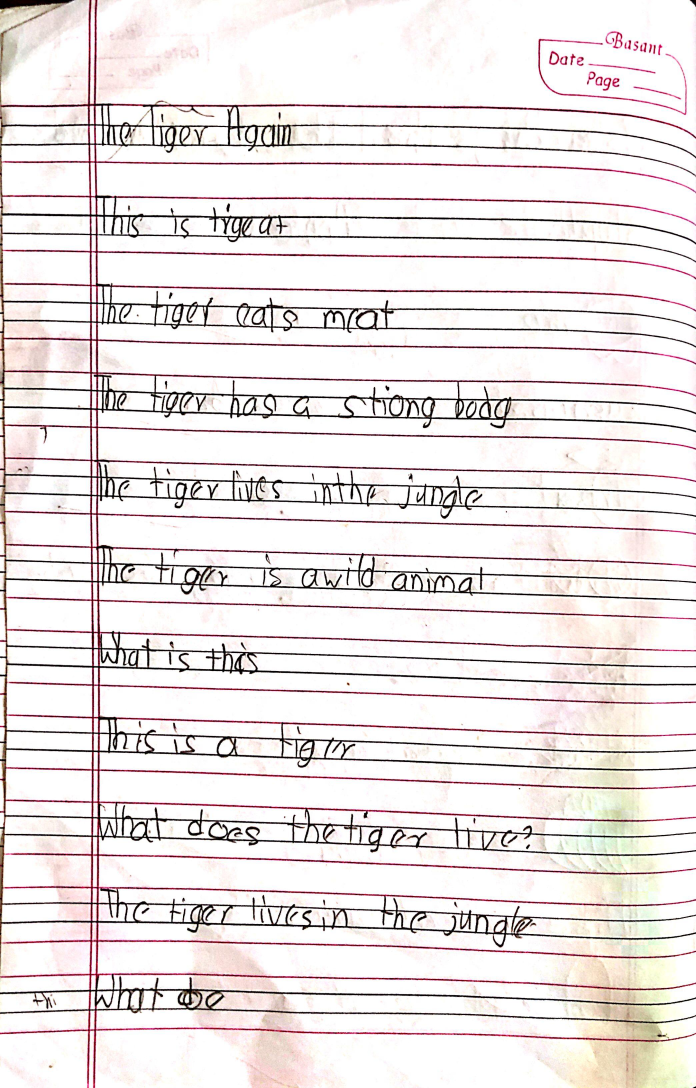
#> input picture dataset/kid1/IMG-20260311-WA0082.jpg, 2088 x 3264 px (shown at 1/3 size)
$ python -i preprocessing.py   (imports and definitions only)
#> lines starting #> are read from the running program, lines starting #| are printed output that depends on the picture; after the words box and inside, x2 and y2 are one past the last pixel; in counts of white or black regions, pixels touching at a corner belong together
#> further down, picture is the input picture: shape (3264, 2088, 3); mean B, G, R 228.2, 228.8, 235
"""Glyph preprocessing for vectorization."""

import cv2
import numpy as np


CANVAS_W = 500
CANVAS_H = 700

RED = 50
BLUE = 200
GREEN = 500
YELLOW = 620


def preprocess_image(img):
    """Return a clean glyph image with black ink on white background."""
    try:
        if img is None:
            raise ValueError("input_image is None")

        if len(img.shape) == 3:
            img = cv2.cvtColor(img, cv2.COLOR_BGR2GRAY)
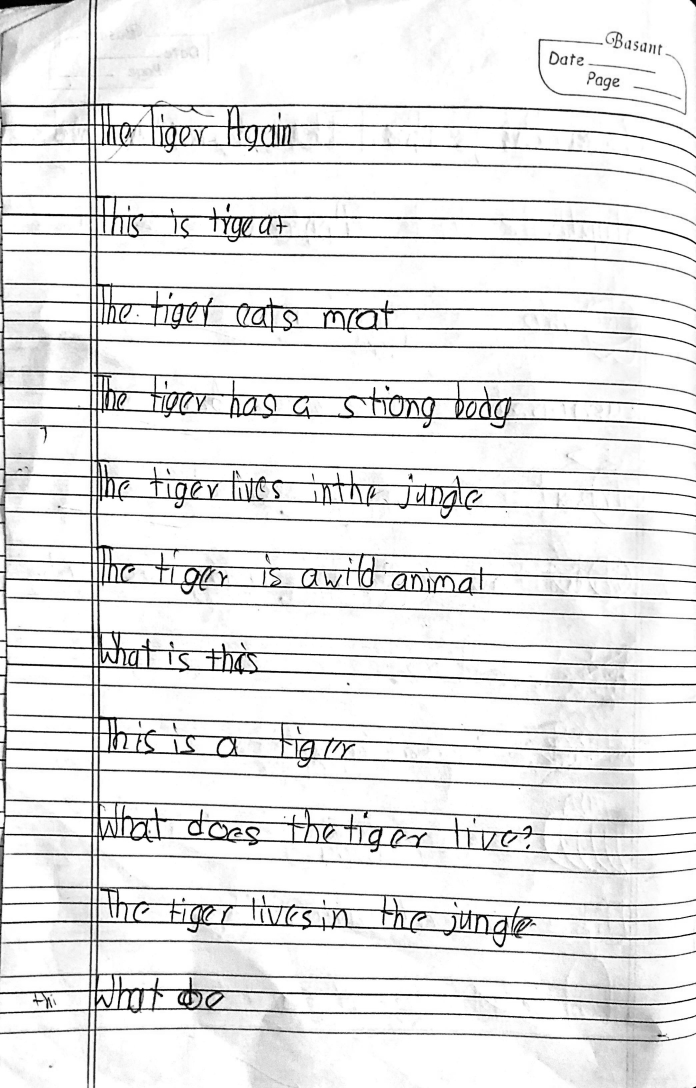
#> img: shape (3264, 2088) (shown at 1/3 size); min 0, max 255, mean 230.6

        img = cv2.GaussianBlur(img, (5, 5), 0)

        _, img = cv2.threshold(
            img,
            0,
            255,
            cv2.THRESH_BINARY + cv2.THRESH_OTSU,
        )
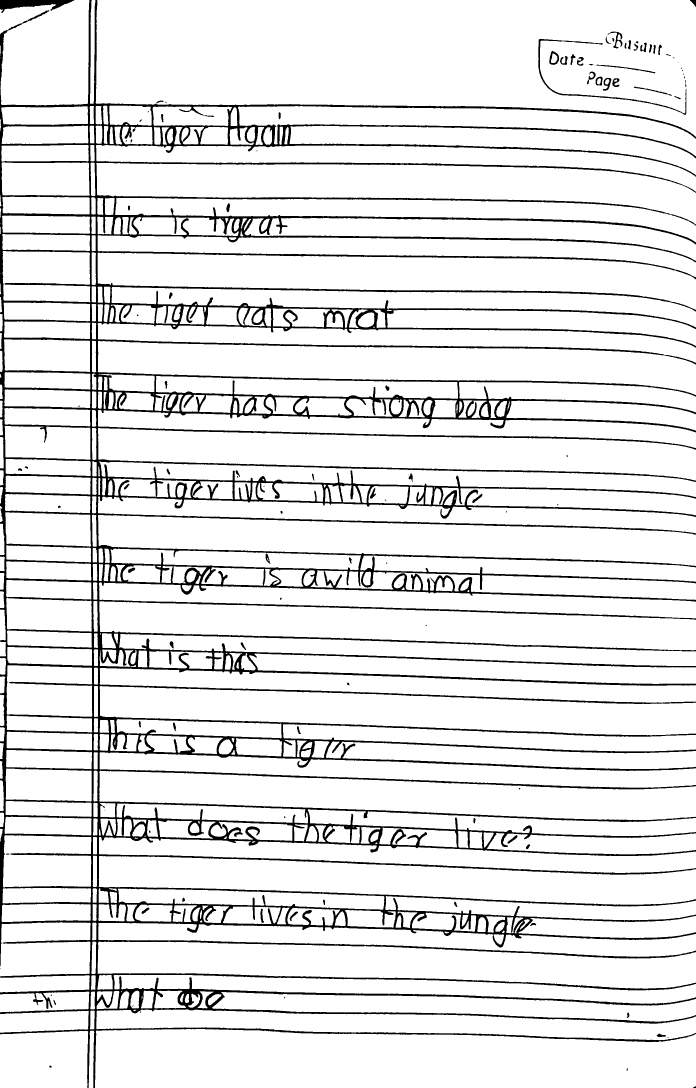
#> img: shape (3264, 2088) (shown at 1/3 size); 90.1% white; 116 black regions (37 under 20 px), largest, box (x1, y1, x2, y2) and area: (0, 0, 2088, 3264) 657609, (0, 0, 223, 39) 4337, (1615, 117, 2059, 345) 3127

        if np.mean(img) < 127:
            img = cv2.bitwise_not(img) ## inverting colors if background is darker

        close_kernel = cv2.getStructuringElement(cv2.MORPH_ELLIPSE, (3, 3))
        open_kernel = cv2.getStructuringElement(cv2.MORPH_ELLIPSE, (2, 2))

        img = cv2.morphologyEx(img, cv2.MORPH_CLOSE, close_kernel, iterations=1)
#> img: shape (3264, 2088); 90.1% white; 125 black regions (27 under 20 px), largest, box (x1, y1, x2, y2) and area: (0, 0, 2088, 3264) 653622, (0, 0, 223, 39) 4336, (1615, 117, 2059, 345) 2652
        img = cv2.morphologyEx(img, cv2.MORPH_OPEN, open_kernel, iterations=1)
#> img: shape (3264, 2088); 90.1% white; 120 black regions (28 under 20 px), largest, box (x1, y1, x2, y2) and area: (0, 0, 2088, 3264) 656513, (0, 0, 224, 40) 4540, (1616, 118, 2060, 346) 2651

        return img

    except Exception as e:
        raise RuntimeError(f"Error in preprocess_image: {e}")


def process_glyph_image(input_image, filename="glyph.png"):
    """Normalize a glyph image on a fixed canvas for vectorization."""
    try:
        if input_image is None:
            raise ValueError("input_image is None")

        def get_bbox(img):
            coords = np.column_stack(np.where(img < 245))
#> coords = 677031 pairs, first value 0 to 3263, second value 0 to 2087
            if coords.size == 0:
                return None

            y0, x0 = coords.min(axis=0)
#> y0 = 0; x0 = 0
            y1, x1 = coords.max(axis=0)
#> y1 = 3263; x1 = 2087
            return y0, y1, x0, x1

        # Classification
        def classify(name):
            name = name.lower()

            # Capital
            if name.startswith("capital") or name[0].isdigit():
                return 1

            # Descenders
            if any(k in name for k in
                   ["small_g", "small_p", "small_q", "small_y", "small_j"]):
                return 4

            if any(k in name for k in
                   ["small_b", "small_d", "small_f", "small_h",
                    "small_k", "small_l", "small_t"]):
                return 3

            # Normal lowercase
            return 2

        binary = preprocess_image(input_image)

        bbox = get_bbox(binary)
#> bbox = (0, 3263, 0, 2087)
        if bbox is None:
            return None

        y0, y1, x0, x1 = bbox
#> y0 = 0; y1 = 3263; x0 = 0; x1 = 2087
        glyph = binary[y0:y1 + 1, x0:x1 + 1]
        glyph = cv2.copyMakeBorder(
            glyph,
            2,
            2,
            2,
            2,
            cv2.BORDER_CONSTANT,
            value=255,
        )
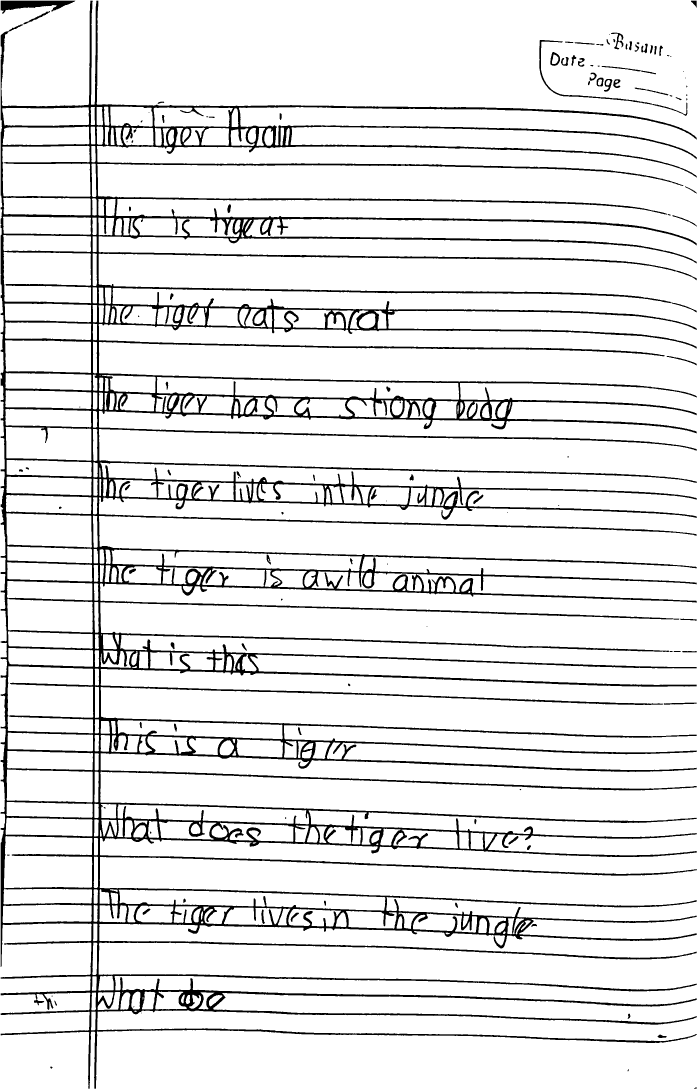
#> glyph: shape (3268, 2092) (shown at 1/3 size); 90.1% white; 120 black regions (28 under 20 px), largest, box (x1, y1, x2, y2) and area: (2, 2, 2090, 3266) 656513, (2, 2, 226, 42) 4540, (1618, 120, 2062, 348) 2651

        h, w = glyph.shape
#> h = 3268; w = 2092
        gtype = classify(filename)

        if gtype == 1:
            top, bottom = RED, GREEN
        elif gtype == 2:  # normal
            top, bottom = BLUE, GREEN
        elif gtype == 3:
            top, bottom = RED, GREEN
        else:
            top, bottom = BLUE, YELLOW

        target_h = bottom - top
        scale = target_h / h
#> scale = 0.0918
        new_h = max(1, int(h * scale))
#> new_h = 300
        new_w = max(1, int(w * scale))
#> new_w = 192

        if new_w > CANVAS_W - 40:
            new_w = CANVAS_W - 40
            new_h = max(1, int(h * (new_w / w)))

        interpolation = cv2.INTER_CUBIC if scale >= 1 else cv2.INTER_AREA
#> interpolation = 3
        glyph = cv2.resize(glyph, (new_w, new_h), interpolation=interpolation)
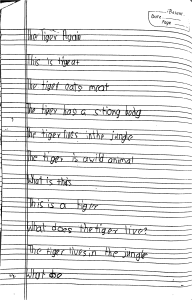
#> glyph: shape (300, 192); min 0, max 255, mean 229.7
        glyph = cv2.GaussianBlur(glyph, (3, 3), 0)
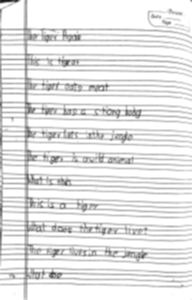
#> glyph: shape (300, 192); min 24, max 255, mean 229.8

        canvas = np.ones((CANVAS_H, CANVAS_W), dtype=np.uint8) * 255
        x_offset = (CANVAS_W - new_w) // 2
#> x_offset = 154

        if "small_j" in filename.lower():
            y_offset = bottom - new_h
        else:
            y_offset = top

        y_offset = max(0, min(y_offset, CANVAS_H - new_h))
#> y_offset = 200
        x_offset = max(0, min(x_offset, CANVAS_W - new_w))

        canvas[y_offset:y_offset + new_h,
               x_offset:x_offset + new_w] = glyph
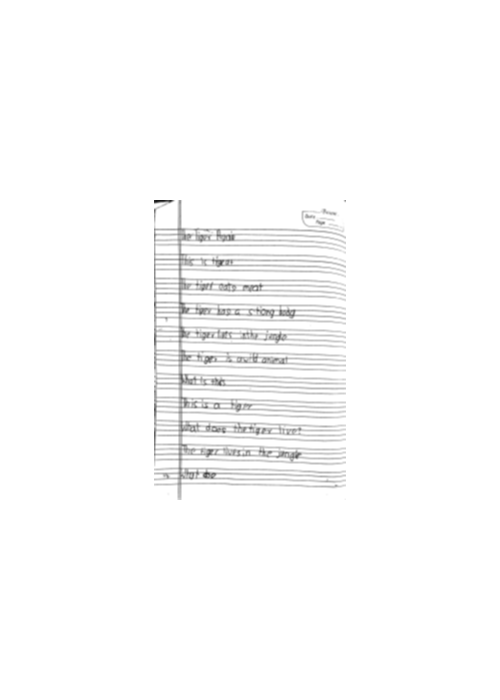
#> canvas: shape (700, 500); min 24, max 255, mean 250.8

        return canvas

    except Exception as e:
        raise RuntimeError(f"Error in process_glyph_image ({filename}): {e}")

>>> import cv2
>>> picture = cv2.imread('../../dataset/kid1/IMG-20260311-WA0082.jpg')
>>> result = process_glyph_image(picture)

$ run again, on dataset/kid1/IMG-20260311-WA0084.jpg
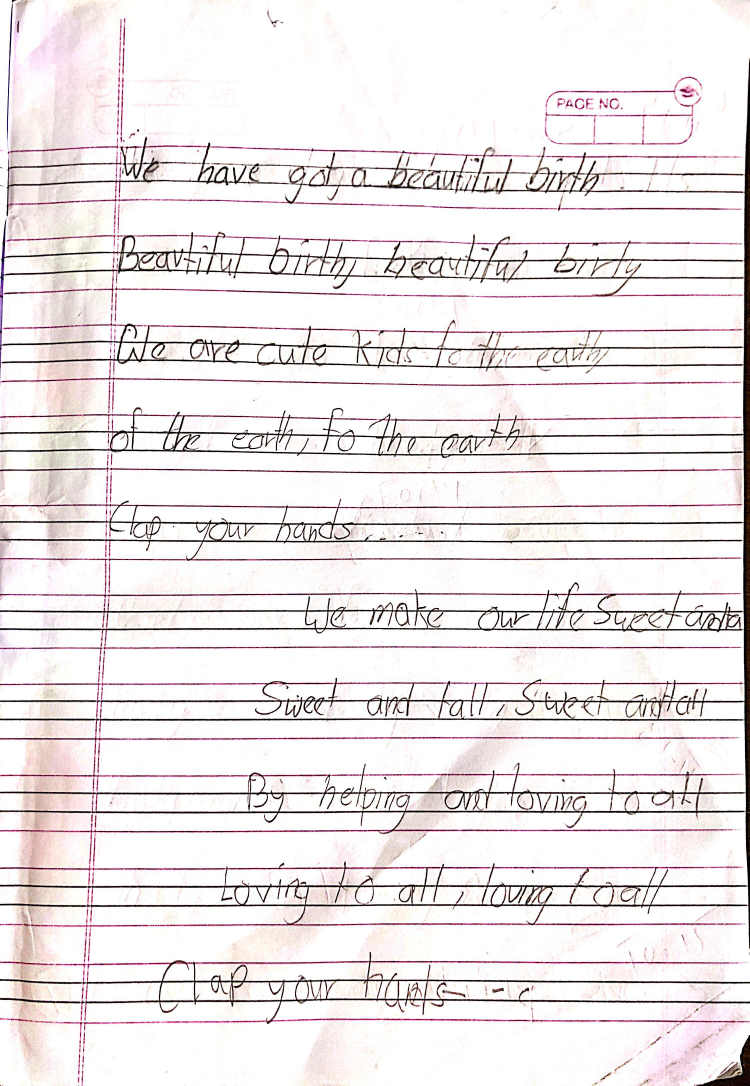
#> input picture dataset/kid1/IMG-20260311-WA0084.jpg, 2248 x 3256 px (shown at 1/3 size)
#> picture is the input picture: shape (3256, 2248, 3); mean B, G, R 232.4, 231.7, 237.3
#> in preprocess_image, `_, img = cv2.threshold( img, 0, 255, cv2.THRESH_BINARY + cv2.THRESH_OT..`:
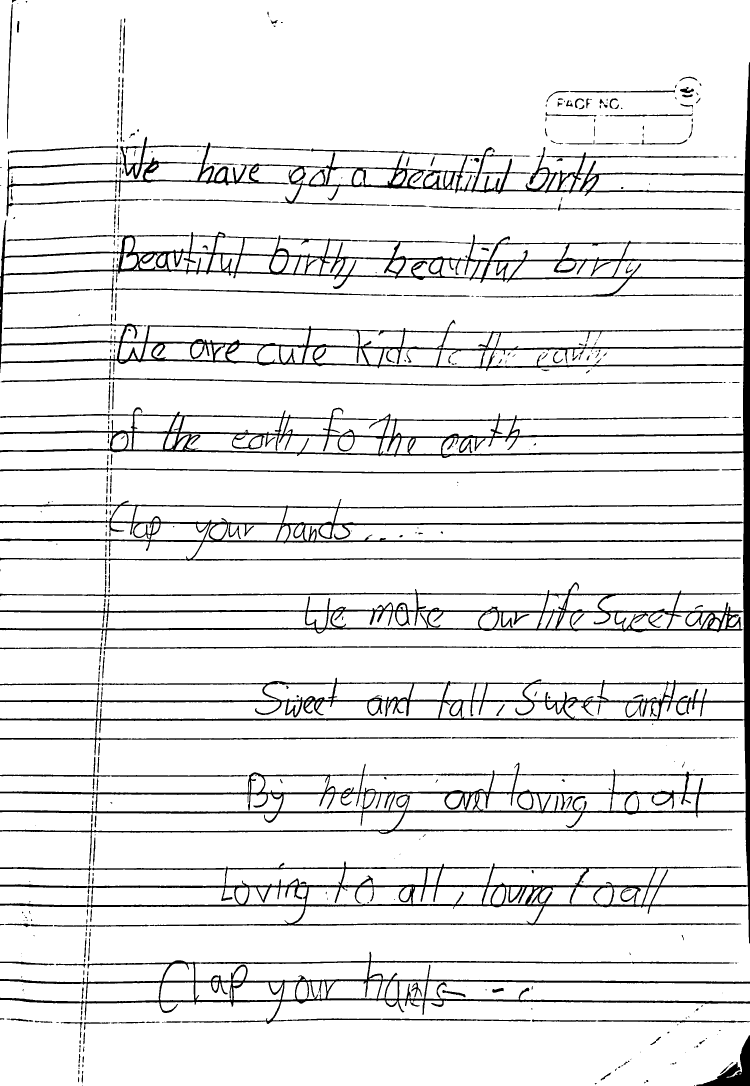
#> img: shape (3256, 2248) (shown at 1/3 size); 91.3% white; 468 black regions (166 under 20 px), largest, box (x1, y1, x2, y2) and area: (0, 187, 2248, 2830) 346000, (0, 1497, 2229, 1723) 49964, (19, 410, 2231, 649) 49570
#> coords = 625618 pairs, first value 0 to 3255, second value 0 to 2247
#> in get_bbox, `y0, x0 = coords.min(axis=0)`: y0 = 0
#> in get_bbox, `y1, x1 = coords.max(axis=0)`: y1 = 3255; x1 = 2247
#> bbox = (0, 3255, 0, 2247)
#> in process_glyph_image, `y0, y1, x0, x1 = bbox`: y0 = 0; y1 = 3255; x0 = 0; x1 = 2247
#> in process_glyph_image, `canvas[y_offset:y_offset + new_h, x_offset:x_offset + new_w] = glyph`:
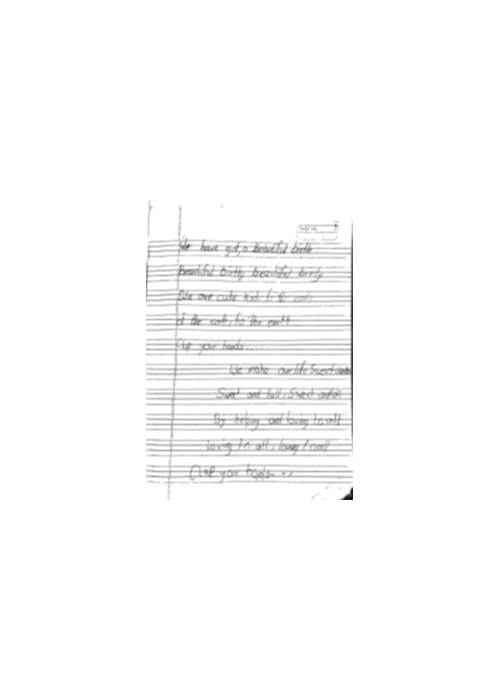
#> canvas: shape (700, 500); min 12, max 255, mean 251.2

$ run again, on dataset/kid1/IMG-20260311-WA0086.jpg
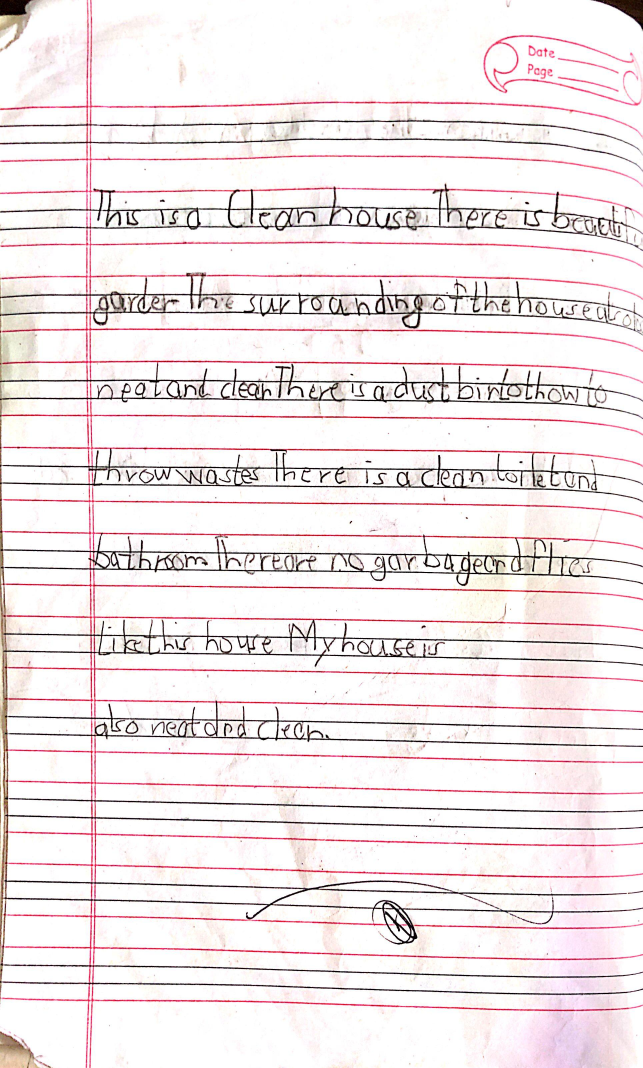
#> input picture dataset/kid1/IMG-20260311-WA0086.jpg, 1928 x 3204 px (shown at 1/3 size)
#> picture is the input picture: shape (3204, 1928, 3); mean B, G, R 233.2, 232.1, 240.5
#> in preprocess_image, `img = cv2.morphologyEx(img, cv2.MORPH_OPEN, open_kernel, iterations=1)`:
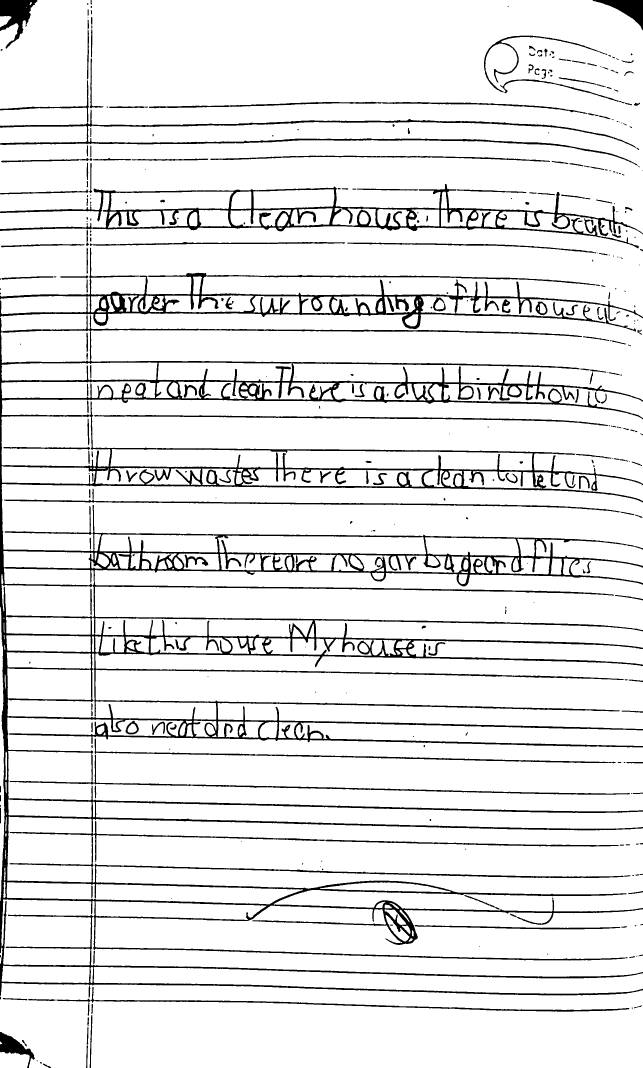
#> img: shape (3204, 1928) (shown at 1/3 size); 90.6% white; 352 black regions (101 under 20 px), largest, box (x1, y1, x2, y2) and area: (0, 946, 1928, 2988) 360218, (0, 743, 1928, 995) 48355, (0, 552, 1928, 745) 43278
#> coords = 580720 pairs, first value 0 to 3203, second value 0 to 1927
#> in get_bbox, `y0, x0 = coords.min(axis=0)`: y0 = 0
#> in get_bbox, `y1, x1 = coords.max(axis=0)`: y1 = 3203; x1 = 1927
#> bbox = (0, 3203, 0, 1927)
#> in process_glyph_image, `y0, y1, x0, x1 = bbox`: y0 = 0; y1 = 3203; x0 = 0; x1 = 1927
#> in process_glyph_image, `canvas[y_offset:y_offset + new_h, x_offset:x_offset + new_w] = glyph`:
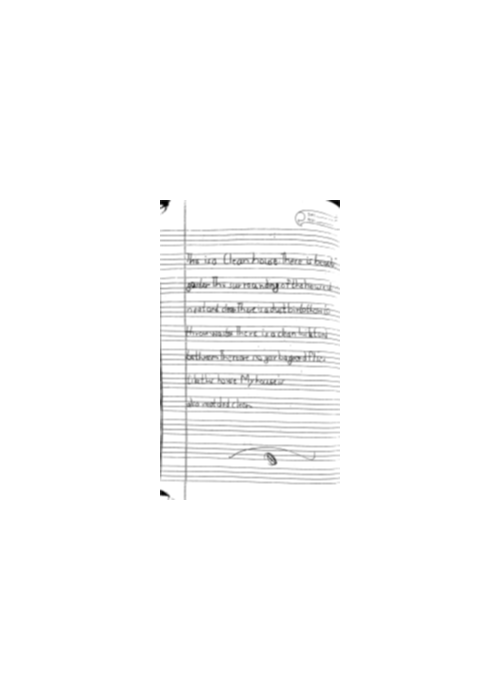
#> canvas: shape (700, 500); min 0, max 255, mean 251.3
